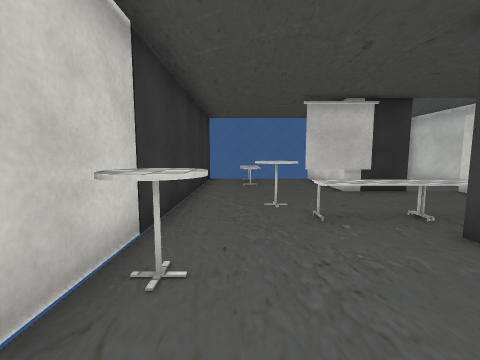
view 1 (above)

12 first-person views from a walk through a 3-D level made in the Unity game engine. The camera is 1.2 m above the floor, tilts 6° down and sees 90° across. The floor is counted in squares, 1 m on a side. Each view is taken from the middle of a square. On the plan, view 1 faces up. The plan holds only what a view shows up to about 12 squares ahead; the rest is blank. The player character is not drawn. Some animated figures are not drawn. Some surface patterns are stand-ins.

view 2
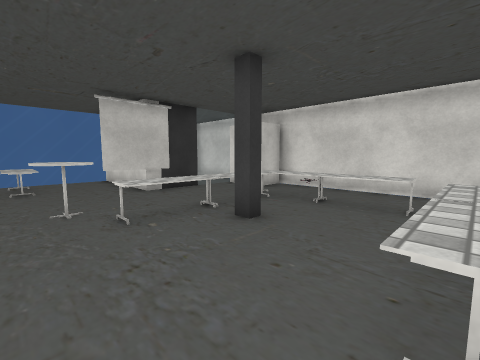

view 3
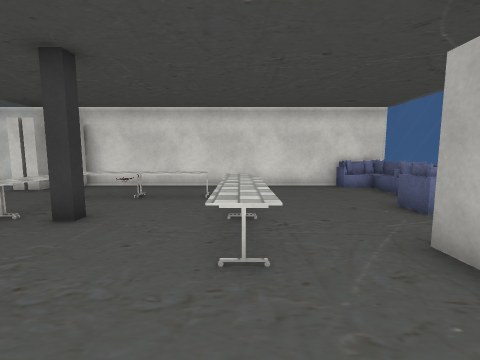

view 4
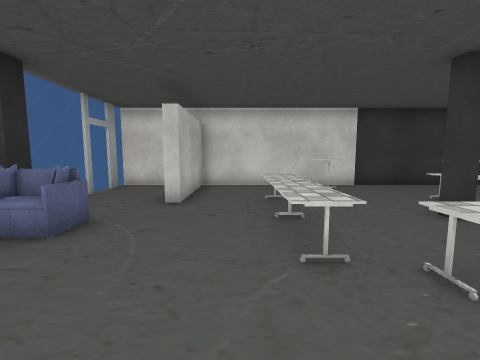

view 5
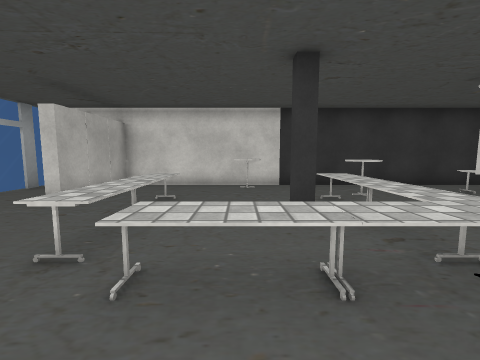

view 6
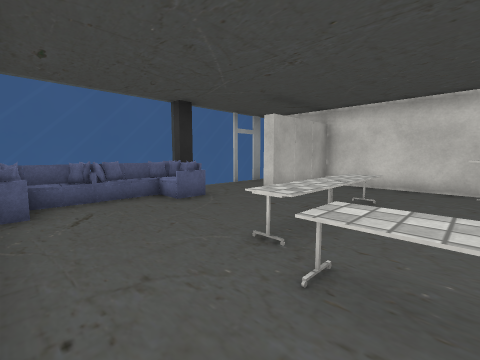

view 7
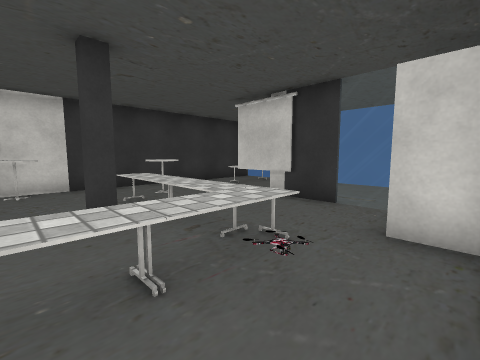

view 8
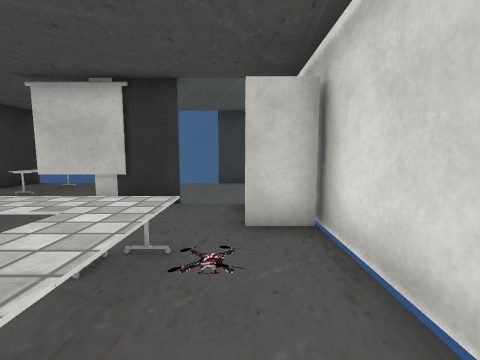

view 9
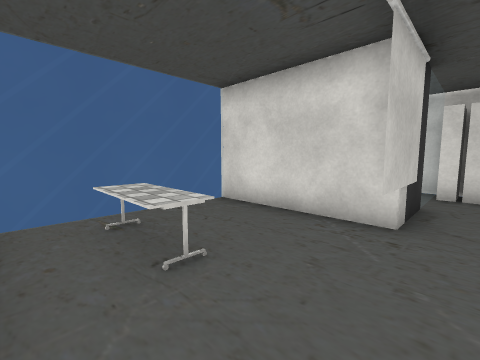

view 10
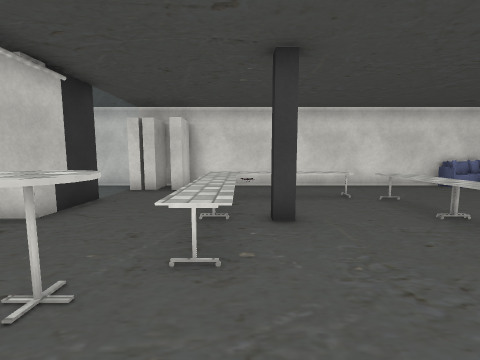

view 11
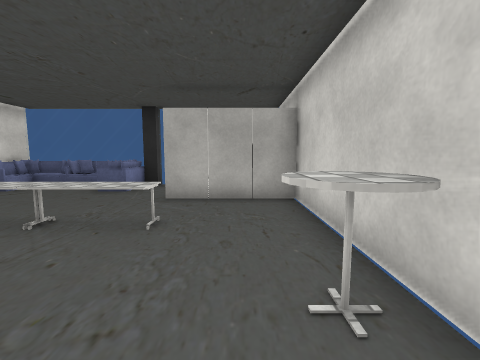

view 12
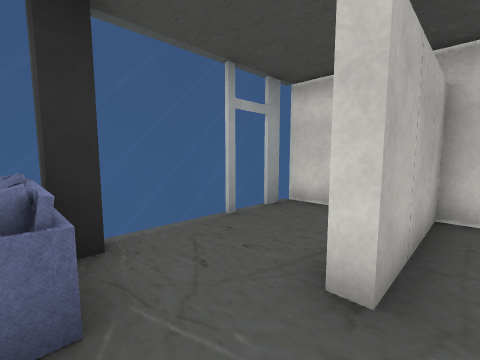

### Floor plan
Key: @ floor where view 1 was taken; # wall or solid block; . floor; = window, fence, low wall or low ledge; T table; S sofa; O other object.
Columns run from 2 left of view 1 to 9 right of it. Each row starts with its distance up from view 1.
 12 #========##
 11 #.TT..#...#
 10 #.TT..#...#
  9 #.T...#...#
  8 #....O##==#
  7 #........###
  6 #.TT.....###
  5 #..TTTTTT..#
  4 #...TTTTT..#
  3 #T...#..T..#
  2 #TT.....T..#
  1 #.......T..#
  0 #.@.TTTT...#
 -1 #..........#
 -2 #..........#
 -3 #####......#
 -4 #.....S...S#
 -5 #.....###O##
 -6 #==========#

Positions as (right, up) in squares from view 1, and headings:
1: (0, 0), facing up
2: (0, 0), facing up-right
3: (-1, 0), facing right
4: (8, -1), facing left
5: (8, 2), facing left
6: (8, 2), facing down-left
7: (8, 2), facing up-left
8: (7, 2), facing up
9: (-1, 7), facing up-right
10: (-1, 4), facing right
11: (0, 4), facing down
12: (4, -2), facing down-left
